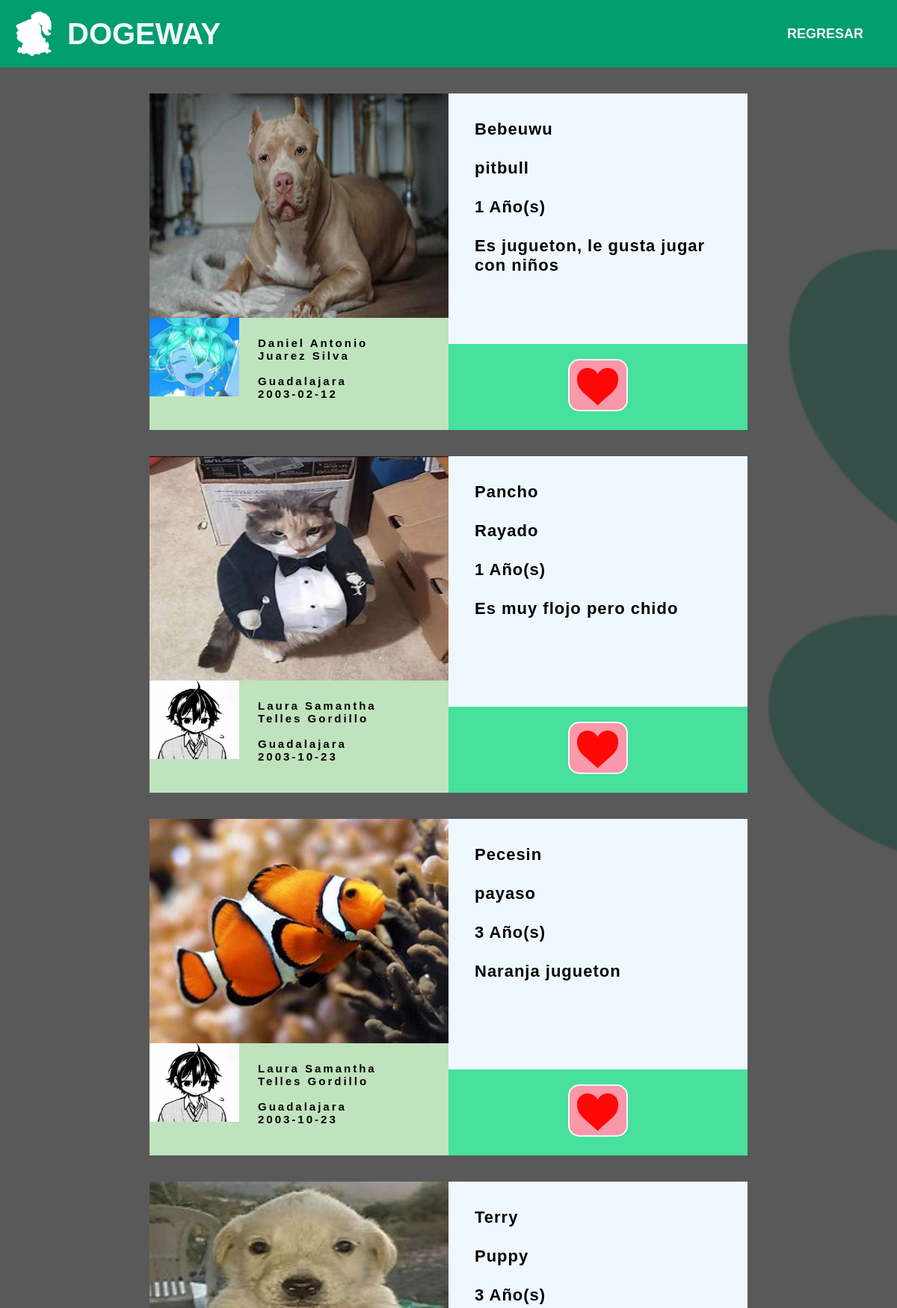
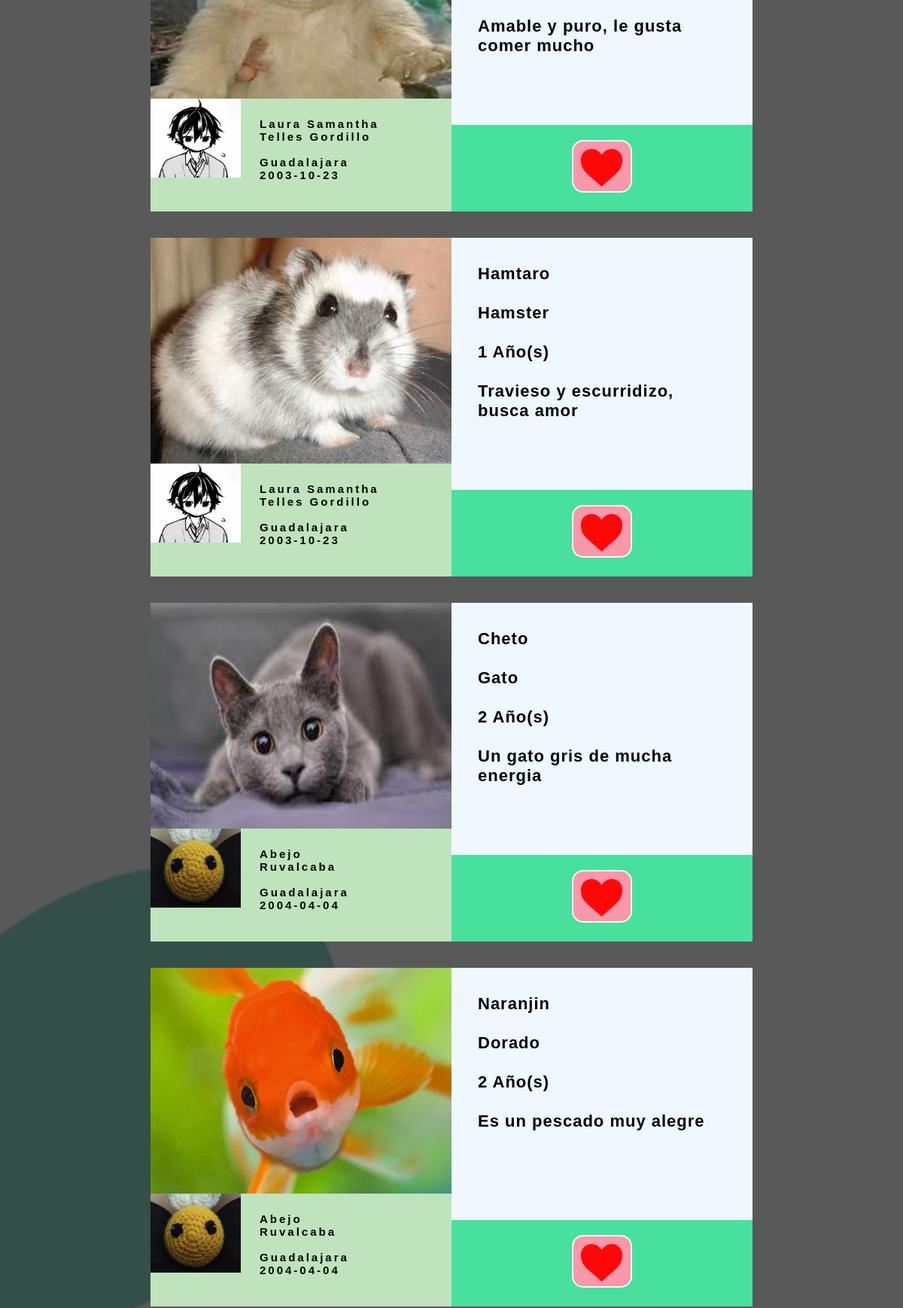
Page /Dogeway/Match/adopcion.php (signed in, upper part) on the committed database (2 pictures, top to bottom).
### tables this page shows
CREATE TABLE `mascota` (
  `id` int(11) NOT NULL,
  `nombreMascota` varchar(32) NOT NULL,
  `descripcion` text NOT NULL,
  `especie` varchar(32) NOT NULL,
  `raza` varchar(40) NOT NULL,
  `edad` int(11) NOT NULL,
  `cartilla` varchar(128) NOT NULL,
  `especificaciones` varchar(256) NOT NULL,
  `caracteristicas` varchar(256) NOT NULL,
  `fotografiaMascota` varchar(128) NOT NULL,
  `estatus` tinyint(1) NOT NULL DEFAULT 1,
  `categoria` int(2) NOT NULL,
  `id_usuario` int(11) NOT NULL
);

CREATE TABLE `usuario` (
  `id` int(11) NOT NULL,
  `nombre` varchar(100) NOT NULL,
  `email` varchar(100) NOT NULL,
  `codigo_verificacion` varchar(32) NOT NULL,
  `verificado` tinyint(1) NOT NULL DEFAULT 0,
  `pass` varchar(50) NOT NULL,
  `curp` varchar(20) NOT NULL,
  `telefono` varchar(15) NOT NULL,
  `nickname` varchar(30) NOT NULL,
  `apellidos` varchar(50) NOT NULL,
  `municipio` varchar(50) NOT NULL,
  `fechanac` date NOT NULL,
  `fotografia` varchar(128) NOT NULL,
  `archivo_n` varchar(128) NOT NULL,
  `ine` text NOT NULL,
  `admin` int(2) NOT NULL DEFAULT 0,
  `status` varchar(20) NOT NULL,
  `unique_id` int(255) NOT NULL
);

### Dogeway/Inicio/includes/conexion.php (called while the page is built, shortened)
<?php
    $host = 'localhost';
    $bd = 'dogeway';
    $user = 'root';
    $password = "";
    $conexion = new mysqli($host, $user, $password, $bd);
    $allUsers = mysqli_query($conexion, "SELECT * FROM usuario ");
      function filtro( $filt, $conex ){
        switch($filt){
          case 0:
            $allMascotaAdop = mysqli_query($conex, "SELECT * FROM mascota WHERE categoria = 2");
          break;
        }
          return $allMascotaAdop;
      }
?>

### Dogeway/Inicio/includes/user.php (called while the page is built, shortened)
<?php
include_once 'db.php';
class User extends DB{
    public function setUser($user){
        $query = $this->connect()->prepare('SELECT * FROM usuario WHERE nickname = :user');
        $query->execute(['user' => $user]);
        foreach ($query as $currentUser) {
            $this->userId = $currentUser['id'];
        }
    }
    public function getuserId(){
        return $this->userId;
    }
}
?>

### Dogeway/Inicio/includes/db.php (called while the page is built)
<?php
class DB{
    private $host;
    private $db;
    private $user;
    private $password;
    private $charset;
    public function __construct(){
        $this->host     = 'localhost';
        $this->db       = 'dogeway';
        $this->user     = 'root';
        $this->password = "";
        $this->charset  = 'utf8mb4';
    }
    function connect(){
        try{
            $connection = "mysql:host=" . $this->host . ";dbname=" . $this->db . ";charset=" . $this->charset;
            $options = [
                PDO::ATTR_ERRMODE            => PDO::ERRMODE_EXCEPTION,
                PDO::ATTR_EMULATE_PREPARES   => false,
            ];
            $pdo = new PDO($connection, $this->user, $this->password, $options);
            return $pdo;
        }catch(PDOException $e){
            print_r('Error connection: ' . $e->getMessage());
        }
    }
}
?>

### Dogeway/Match/adopcion.php (the view, shortened to what this page needs)
<?php
    include_once '../Inicio/includes/user.php';
    include_once '../Inicio/Includes/conexion.php';
    $userSession = new UserSession();
    $user = new User();
    if(isset($_SESSION['user'])){
    $user->setUser($userSession->getCurrentUser());
?>
<!DOCTYPE html>
<html lang="en">
<head>
    <link rel="stylesheet" href="http://localhost/Dogeway/CSS/match.css">
</head>
<body>
    <nav class="nav">
        <div class=ranalogo>
                <img class="rana" src="http://localhost/Dogeway/Imagenes/Rana_blanco.png">
                <div class="logo"> DOGEWAY</div>
        </div>
        <ul class="menu">
        <li><a href="../index.php">REGRESAR</a></li>
        </ul>
    </nav>
    <?php
        if ($_SERVER["REQUEST_METHOD"] == "POST") {
            $filtro = $_POST['filt'];
          }
          else{
            $filtro = 0;
          }
          $mascotas = filtro($filtro, $conexion);
        while($consultaMs = mysqli_fetch_array($mascotas)){
                while($consultaUs = mysqli_fetch_array($allUsers) ){
                    if($consultaMs['id_usuario'] == $consultaUs['id'] )
                   {
                        break;
                    }
                }
             if($band = 1
                && $consultaMs['id_usuario'] != $user->getuserId() ){
    ?>
        <div class="recuadro" >
           <ul class = "tabla">
                <ul>
                    <li class = "c1">
                    <img class = "imgMascota" src="../RegistroMascota/archivos/<?php echo $consultaMs['fotografiaMascota']?>" class="card-img-top" alt="...">
                    </li>
                    <li class = "c2">
                        <ul class ="u1">
                        <img class = "imgUsuario" src="../Registro/archivos/<?php echo $consultaUs['fotografia']?>" class="card-img-top" alt="...">
                        </ul>
                        <ul class ="u2">
                            <div class ="textoUsuario">
                                <p><?php echo $consultaUs['nombre'], "<br> ";
                                         echo $consultaUs['apellidos'],"<br><br>";
                                         echo $consultaUs['municipio'], "<br>";
                                         echo $consultaUs['fechanac'], "<br>";
                                ?></p>
                            </div>
                        </ul>
                    </li>
                </ul>
                <ul>
                    <li class = "c3">
                        <div class = "textoMascota">
                            <p><?php echo $consultaMs['nombreMascota'], "<br><br> ";
                                     echo $consultaMs['raza'],"<br><br>";
                                     echo $consultaMs['edad'], " Año(s)<br><br>";
                                     echo $consultaMs['descripcion'], "<br>";
                            ?></p>
                        </div>
                    </li>
                    <li class = "c4">
                        <button class ="boton">
                            <img class="icono1" src="../Imagenes/crz.png">
                        </button>
                    </li>
                </ul>
           </ul>
        </div>
    <?php
             }
             mysqli_data_seek($allUsers, 0);
            }
    ?>
</body>
</html>
<?php
} else {header("Location: ../Inicio/index.php");
  exit();
}
?>

### Dogeway/CSS/match.css (style rules this page uses)
* { padding: 0; margin: 0; box-sizing: border-box; }
body { font-family: Arial; background-image: url(http://localhost/Dogeway/Imagenes/fondo_texto.jpg); background-size: cover; background-position: center; }
.recuadro { border: 0px solid; background: aliceblue; width: 800px; margin: 35px auto; height: 450px; font-weight: bold; }
.imgMascota { width: 100%; height: 100%; }
.imgUsuario { width: 100%; height: 70%; border: 0px black solid; }
.tabla { display: flex; width: 100%; height: 100%; border: 0px solid; }
.c1 { display: flex; width: 400px; height: 300px; border: 0px solid; }
.c2 { display: flex; width: 400px; height: 150px; background: #BFE3BD; border: black 0px solid; }
.u1 { display: flex; width: 30%; height: 100%; border: black 0px solid; }
.u2 { display: flex; width: 60%; height: 60%; border-radius: 10px; border: 0px solid; }
.textoUsuario { color: black; letter-spacing: 3px; font-size: 15px; padding: 25px; font-family: sans-serif; }
.c3 { display: flex; width: 400px; height: 335px; border: 0px solid; }
.c4 { display: flex; width: 400px; height: 115px; padding-right: 160px; padding-left: 160px; padding-top: 20px; background: #47E09D; border: 0px solid; }
.textoMascota { color: black; letter-spacing: 1px; font-size: 22px; padding: 35px; font-family: sans-serif; }
.boton { display: flex; width: 80px; height: 70px; padding: 10px; border-radius: 15px; background: #F898AA; border: aliceblue 2px solid; }
.icono1 { width: 6opx; height: 50px; border: 0px black solid; }
.nav { width: 100%; background: #009d71; display: flex; align-items: center; justify-content: space-between; padding: 15px; transition: all 1s ease; }
.rana { height: 60px; width: 60px; }
.ranalogo { display: flex; align-items: center; }
.logo { font-size: 40px; color:aliceblue; font-weight: 100; font-weight: bold; padding-left: 15px; }
.menu { display: flex; }
.menu li { list-style: none; margin: 10px; color:aliceblue; font-weight: bold; }
.menu li a { color:aliceblue; text-decoration: none; transition: all; font-size: 18px; padding: 20px; font-family: Arial; }

### rows in the picture
mascota: fotografiaMascota (picture), id_usuario.fotografia (picture), id_usuario.nombre "Daniel Antonio", id_usuario.apellidos "Juarez Silva", id_usuario.municipio "Guadalajara", id_usuario.fechanac "2003-02-12", nombreMascota "Bebeuwu", raza "pitbull", edad "1", descripcion "Es jugueton, le gusta jugar con niños"
mascota: fotografiaMascota (picture), id_usuario.fotografia (picture), id_usuario.nombre "Laura Samantha", id_usuario.apellidos "Telles Gordillo", id_usuario.municipio "Guadalajara", id_usuario.fechanac "2003-10-23", nombreMascota "Pancho", raza "Rayado", edad "1", descripcion "Es muy flojo pero chido"
mascota: fotografiaMascota (picture), id_usuario.fotografia (picture), id_usuario.nombre "Laura Samantha", id_usuario.apellidos "Telles Gordillo", id_usuario.municipio "Guadalajara", id_usuario.fechanac "2003-10-23", nombreMascota "Pecesin", raza "payaso", edad "3", descripcion "Naranja jugueton"
mascota: fotografiaMascota (picture), id_usuario.fotografia (picture), id_usuario.nombre "Laura Samantha", id_usuario.apellidos "Telles Gordillo", id_usuario.municipio "Guadalajara", id_usuario.fechanac "2003-10-23", nombreMascota "Terry", raza "Puppy", edad "3", descripcion "Amable y puro, le gusta comer mucho"
mascota: fotografiaMascota (picture), id_usuario.fotografia (picture), id_usuario.nombre "Laura Samantha", id_usuario.apellidos "Telles Gordillo", id_usuario.municipio "Guadalajara", id_usuario.fechanac "2003-10-23", nombreMascota "Hamtaro", raza "Hamster", edad "1", descripcion "Travieso y escurridizo, busca amor"
mascota: fotografiaMascota (picture), id_usuario.fotografia (picture), id_usuario.nombre "Abejo", id_usuario.apellidos "Ruvalcaba", id_usuario.municipio "Guadalajara", id_usuario.fechanac "2004-04-04", nombreMascota "Cheto", raza "Gato", edad "2", descripcion "Un gato gris de mucha energia"
mascota: fotografiaMascota (picture), id_usuario.fotografia (picture), id_usuario.nombre "Abejo", id_usuario.apellidos "Ruvalcaba", id_usuario.municipio "Guadalajara", id_usuario.fechanac "2004-04-04", nombreMascota "Naranjin", raza "Dorado", edad "2", descripcion "Es un pescado muy alegre"
